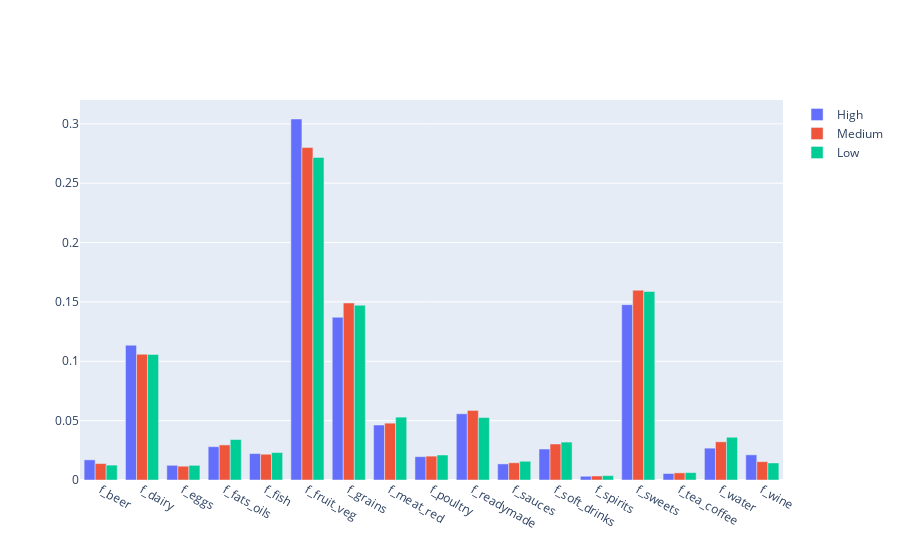

Here is the notebook cell this chart was saved with:
### Code cell
fig = go.Figure(data=[
    go.Bar(name='High', x=food_cols, y= df_classes.loc["High",food_cols]),
    go.Bar(name='Medium', x=food_cols, y= df_classes.loc["Medium", food_cols]),
    go.Bar(name = 'Low', x = food_cols, y = df_classes.loc["Low", food_cols])
])
# Change the bar mode
fig.update_layout(barmode='group')
fig.show()
#fig.write_html("html/prod_income.html")

### Figure 1 — Plotly figure (JSON) as saved in the notebook; plotly's stock layout.template omitted (floating-point values rounded to 4 significant figures)
{"data": [{"name": "High", "type": "bar", "x": ["f_beer", "f_dairy", "f_eggs", "f_fats_oils", "f_fish", "f_fruit_veg", "f_grains", "f_meat_red", "f_poultry", "f_readymade", "f_sauces", "f_soft_drinks", "f_spirits", "f_sweets", "f_tea_coffee", "f_water", "f_wine"], "y": [0.01697, 0.1135, 0.01238, 0.02805, 0.02225, 0.304, 0.1371, 0.04632, 0.01964, 0.05577, 0.01356, 0.02609, 0.003167, 0.1477, 0.005452, 0.02682, 0.02119]}, {"name": "Medium", "type": "bar", "x": ["f_beer", "f_dairy", "f_eggs", "f_fats_oils", "f_fish", "f_fruit_veg", "f_grains", "f_meat_red", "f_poultry", "f_readymade", "f_sauces", "f_soft_drinks", "f_spirits", "f_sweets", "f_tea_coffee", "f_water", "f_wine"], "y": [0.01384, 0.1059, 0.01163, 0.02954, 0.02171, 0.28, 0.1491, 0.04787, 0.02011, 0.05859, 0.01451, 0.03033, 0.003373, 0.1598, 0.006018, 0.03216, 0.01545]}, {"name": "Low", "type": "bar", "x": ["f_beer", "f_dairy", "f_eggs", "f_fats_oils", "f_fish", "f_fruit_veg", "f_grains", "f_meat_red", "f_poultry", "f_readymade", "f_sauces", "f_soft_drinks", "f_spirits", "f_sweets", "f_tea_coffee", "f_water", "f_wine"], "y": [0.01253, 0.1058, 0.01234, 0.0341, 0.0231, 0.2717, 0.1472, 0.05295, 0.02104, 0.05261, 0.01577, 0.03193, 0.003659, 0.1588, 0.006207, 0.03601, 0.01434]}], "layout": {"barmode": "group"}}
